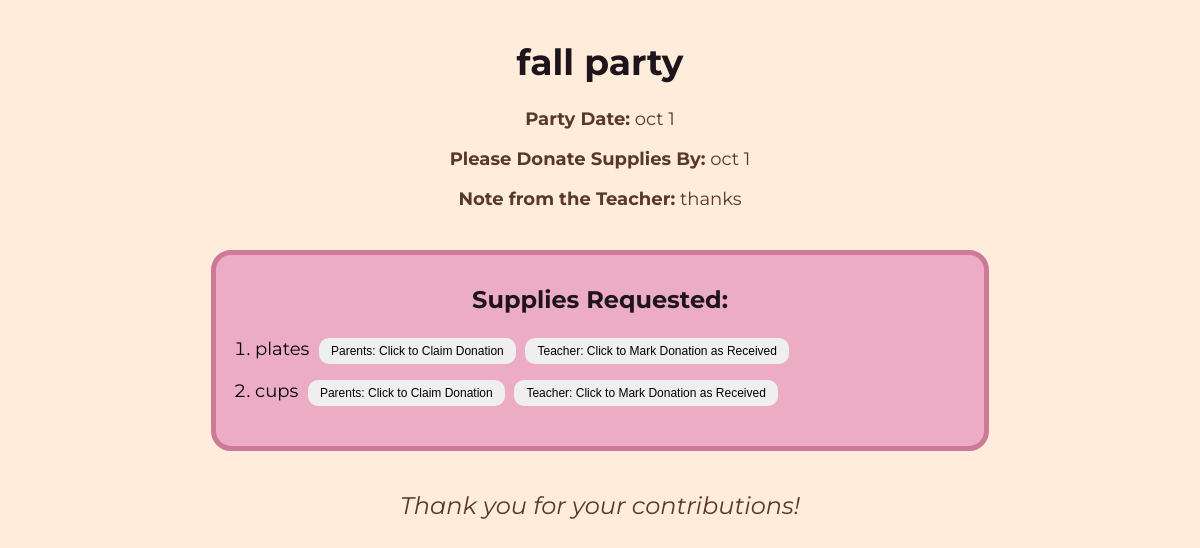
Screenshot of /party_list/1 with the database file from the repository.
### tables this page shows
CREATE TABLE Party (
            id INTEGER PRIMARY KEY AUTOINCREMENT,
            name TEXT,
            party_date TEXT,
            supplies_due_date TEXT,
            parent_note TEXT
        );

CREATE TABLE Supplies (
            id INTEGER PRIMARY KEY AUTOINCREMENT,
            party_id INTEGER,
            name TEXT,
            claimed BOOLEAN DEFAULT 0,
            received BOOLEAN DEFAULT 0,
            FOREIGN KEY (party_id) REFERENCES Party (id)
        );

### app.py (the view)
@app.route('/party_list/<int:party_id>')
def party_list(party_id):
    conn = sqlite3.connect('class_party_support.db')
    cursor = conn.cursor()
    cursor.execute('SELECT * FROM Party WHERE id = ?', (party_id,))
    party = cursor.fetchone()
    cursor.execute('SELECT id, name, claimed, received FROM Supplies WHERE party_id = ?', (party_id,))
    supplies = cursor.fetchall()
    conn.close()
    if party:
        return render_template('results.html', party=party, supplies=supplies)
    else:
        return "Party not found!", 404

### templates/results.html (shortened to what this page needs)
<!DOCTYPE html>
<html lang="en">
<head>
    <link rel="stylesheet" href="{{ url_for('static', filename='styles.css') }}">
</head>
<body>
    <header>
        <h1>{{ party[1] }}</h1>
    </header>
    <div id="party-details">
        <p><strong>Party Date:</strong> {{ party[2] }}</p>
        <p><strong>Please Donate Supplies By:</strong> {{ party[3] }}</p>
        <p><strong>Note from the Teacher:</strong> {{ party[4] }}</p>
    </div>
    <div id="supplies-list">
        <h3>Supplies Requested:</h3>
        <ul>
            {% for supply in supplies %}
                <li>
                    {{ supply[1] }}
                    <form action="{{ url_for('claim_supply', supply_id=supply[0]) }}" method="POST" style="display:inline;">
                        <button type="submit" {% if supply[2] == 1 %}style="background-color: gray;"{% endif %}>{{ 'Parents: Click to Unclaim Donation' if supply[2] == 1 else 'Parents: Click to Claim Donation' }}</button>
                    </form>
                    <form action="{{ url_for('receive_supply', supply_id=supply[0]) }}" method="POST" style="display:inline;">
                        <button type="submit" {% if supply[3] == 1 %}style="background-color: gray;"{% endif %}>{{ 'Teacher: Click to Unmark Donation as Received' if supply[3] == 1 else 'Teacher: Click to Mark Donation as Received' }}</button>
                    </form>
                </li>
            {% endfor %}
        </ul>
    </div>
    <div id="footer">
        <p><i>Thank you for your contributions!</i></p>
    </div>
</body>
</html>

### static/styles.css (style rules this page uses)
body { font-family: 'Montserrat', sans-serif; margin: 0; padding: 0; box-sizing: border-box; background-color: #FFECDA; }
h1 { font-size: 5vw; color: #1E151C; }
header h1 { text-align: center; font-size: 3vw; margin-top: 5vh; }
#party-details { text-align: center; font-size: 1.5vw; margin-top: 2vh; color: #59382C; }
#supplies-list { background-color: #ecacc3; border: 5px solid #CD7A98; width: 60vw; margin: 5vh auto; padding-right: 2vw; padding-left: 2vw; padding-bottom: 2vw; padding-top: 0.5vw; border-radius: 20px; }
#supplies-list h3 { text-align: center; font-size: 2vw; color: #1E151C; }
#supplies-list ul { list-style-type: ol; padding-left: 15px; }
#supplies-list li { margin: 2vh 0; font-size: 1.5vw; }
button { font-size: 1vw; padding: 0.5vw 1vw; border: none; border-radius: 10px; cursor: pointer; }
form[style*="inline"] button { margin-left: 10px; }
form[method="POST"] button[type="submit"] { margin-left: 5px; }
button[type="submit"] { margin-left: 5px; }
#footer { text-align: center; margin-top: 5px; font-size: 2vw; color: #59382C; }

### rows the page displays
Party: name "fall party", party_date "oct 1", supplies_due_date "oct 1", parent_note "thanks"
Supplies: name "plates", claimed "Parents: Click to Claim Donation", received "Teacher: Click to Mark Donation as Received"
Supplies: name "cups", claimed "Parents: Click to Claim Donation", received "Teacher: Click to Mark Donation as Received"
